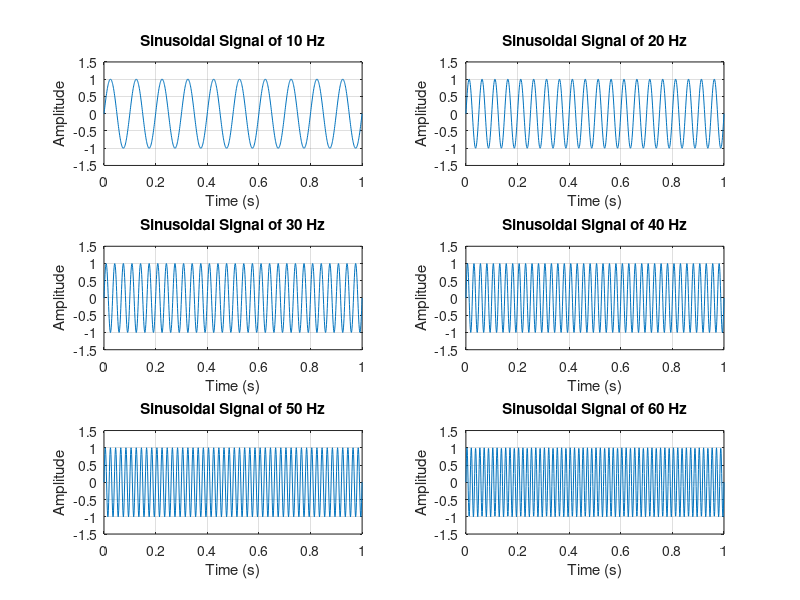
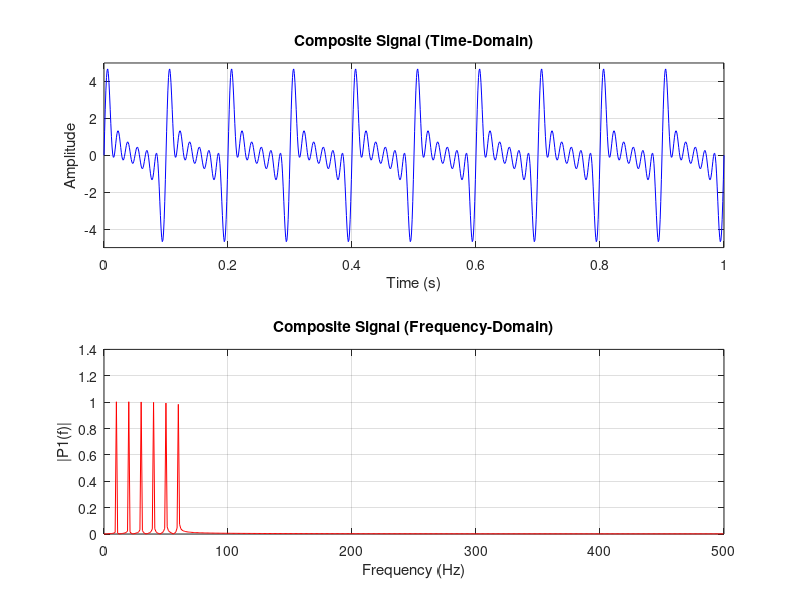

These charts were generated, in order, by the following MATLAB code:
% Parameters
time = 0 : 0.001 : 1; % Time vector
frequencies = [10, 20, 30, 40, 50, 60]; % Signal frequencies
num_signals = length(frequencies); % Number of signals
Fs = 1000; % Sampling frequency (Hz)
L = length(time); % Number of samples

% Initialize composite signal
composite_signal = zeros(size(time)); 

figure; % Create a new figure for Figures 1 and 2

% Generate and plot individual signals
for i = 1:num_signals
    % Generate sinusoidal signal
    signal = sin(2 * pi * frequencies(i) * time);
    
    % Add to composite signal
    composite_signal = composite_signal + signal;
    
    % Plot individual signals (Figure 1)
    subplot(3, 2, i);
    plot(time, signal);
    xlabel('Time (s)');
    ylabel('Amplitude');
    title(['Sinusoidal Signal of ', num2str(frequencies(i)), ' Hz']);
    axis([0, 1, -1.5, 1.5]);
    grid on;
end

% Plot composite signal in a new figure (Figure 2)
figure;

% Time-domain representation of composite signal
subplot(2, 1, 1);
plot(time, composite_signal, 'b');
xlabel('Time (s)');
ylabel('Amplitude');
title('Composite Signal (Time-Domain)');
axis([0, 1, -5, 5]); % Adjust axis for composite signal
grid on;

% Frequency-domain representation of composite signal
fft_composite = fft(composite_signal); % FFT of composite signal
P2 = abs(fft_composite / L); % Two-sided spectrum
P1 = P2(1:L/2+1); % Single-sided spectrum
P1(2:end-1) = 2 * P1(2:end-1);
frequencies_fft = Fs * (0:(L/2)) / L; % Frequency vector

subplot(2, 1, 2);
plot(frequencies_fft, P1, 'r');
xlabel('Frequency (Hz)');
ylabel('|P1(f)|');
title('Composite Signal (Frequency-Domain)');
grid on;
